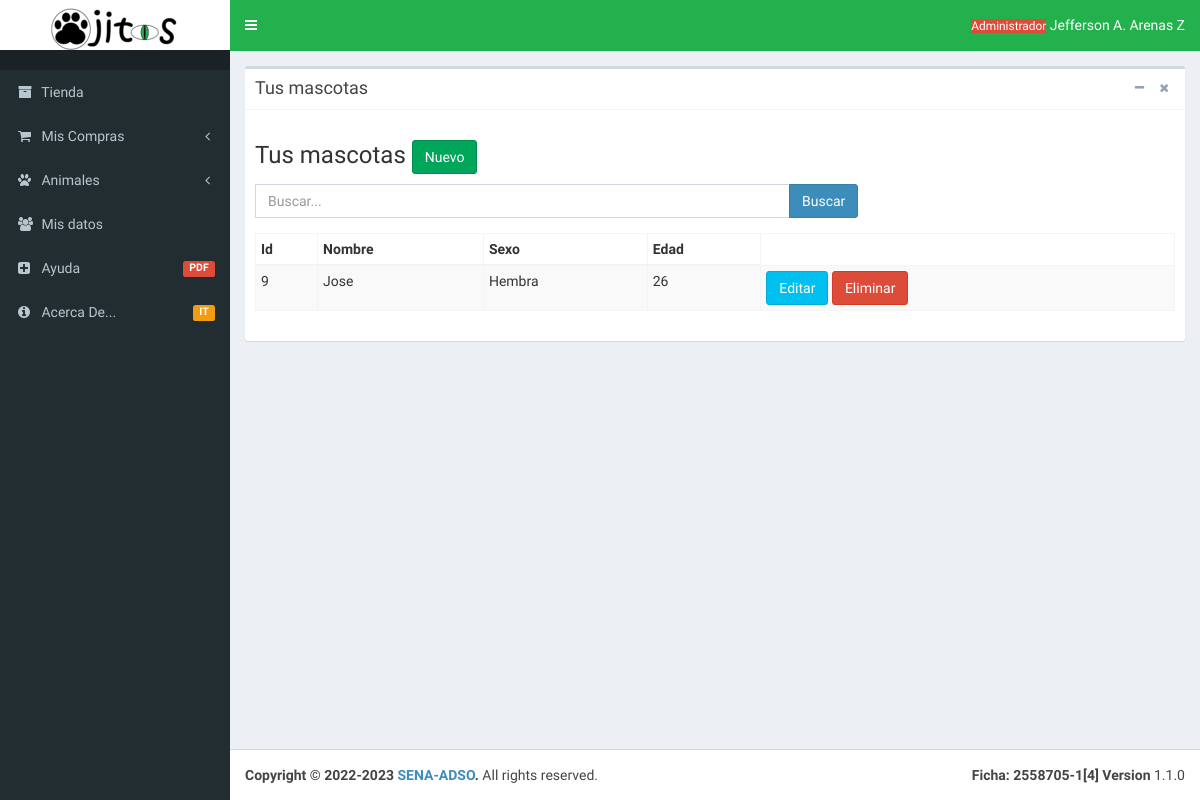
Page /Vista/html/Dashboard/Mascotas/mascotasClienteListado.php on the earlier database version.
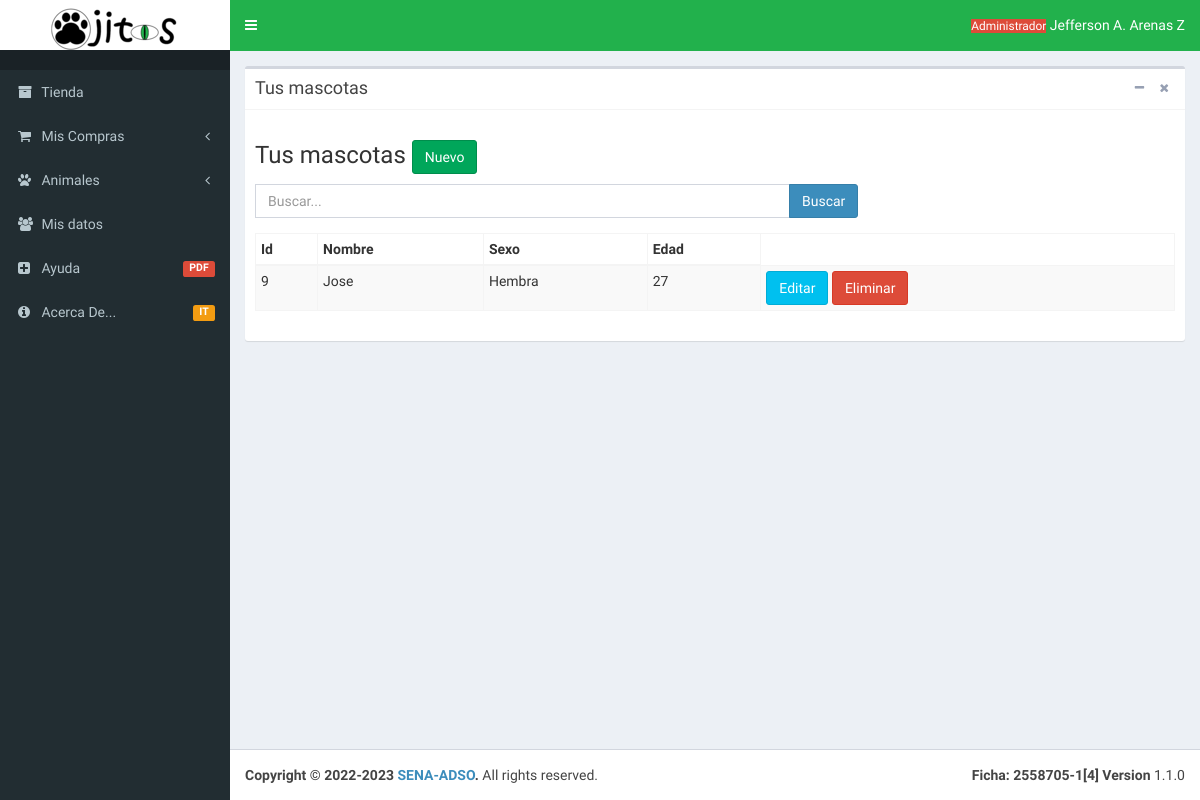
Same page on the later database version.
### tables this page shows
CREATE TABLE `mascota` (
  `idMascota` int(11) NOT NULL AUTO_INCREMENT,
  `nombreMascota` varchar(100) NOT NULL,
  `sexoMascota` enum('Macho','Hembra') NOT NULL,
  `edadMascota` int(11) NOT NULL,
  `cliente_idCliente` int(11) DEFAULT NULL,
  `Historia_idClinica` int(11) DEFAULT NULL,
  PRIMARY KEY (`idMascota`),
  UNIQUE KEY `Historiaclinicaid` (`Historia_idClinica`),
  KEY `clienteId` (`cliente_idCliente`),
  CONSTRAINT `Historiaclinicaid` FOREIGN KEY (`Historia_idClinica`) REFERENCES `historiaclinica` (`idHistoriaClin`) ON DELETE NO ACTION ON UPDATE NO ACTION,
  CONSTRAINT `clienteId` FOREIGN KEY (`cliente_idCliente`) REFERENCES `cliente` (`idCliente`) ON DELETE NO ACTION ON UPDATE NO ACTION
);

### Vista/html/Dashboard/Mascotas/mascotasClienteListado.php (the view, shortened to what the changed rows need)
<!DOCTYPE html>
<html>
<head>
  <link rel="stylesheet" href="../Layout/font-awesome-4.7.0/css/font-awesome.min.css">
  <link rel="stylesheet" href="../Layout/css/bootstrap.min.css">
  <link rel="stylesheet" href="../Layout/css/font-awesome.css">
  <link rel="stylesheet" href="../Layout/css/AdminLTE.min.css">
     <link rel="stylesheet" href="../Layout/css/_all-skins.min.css">
   </head>
   <body class="hold-transition skin-blue sidebar-mini">
    <div class="wrapper">
      <div class="content-wrapper">
        <section class="content">
          <div class="row">
            <div class="col-md-12">
              <div class="box">
                <div class="box-body">
                 <div class="row">
                  <div class="col-md-12">
                    <div class="row">
                      <div class="col-lg-12 col-md-12 col-sm-12 col-xs-12">
                        <div class="table-responsive">
                          <table class="table table-striped table-bordered table-condensed table-hover">
                            <thead>
                              <th>Id</th>
                              <th>Nombre</th>
                              <th>Sexo</th>
                              <th>Edad</th>
                            </thead>
                    <?php
                        $inc = include("Conexion.php");
                            if ($inc) {
                                if (isset($_POST["enviar"])) {
                                  $buscar = $_POST["textbox"];
                                  $Result = "SELECT * FROM mascota WHERE nombreMascota LIKE '%$buscar%'";
                                  $buscarResult= mysqli_query($conexion, $Result);
                                    while ($row = $buscarResult->fetch_array()) {
                                        $idMascota = $row["idMascota"];
                                        $nombreMascota = $row["nombreMascota"];
                                        $sexoMascota = $row["sexoMascota"];
                                        $edadMascota = $row["edadMascota"];
                                        ?>
                                        <tr>
                                            <td><?php echo $idMascota ?>  </td>
                                            <td><?php echo $nombreMascota ?></td>
                                            <td><?php echo $sexoMascota ?></td>
                                            <td><?php echo $edadMascota ?></td>
                                            <td>
                                                <a href="mascclientelistadoEditar.php?id=<?php echo $row ['idMascota'];?>"><button class="btn btn-info">Editar</button></a>
                                                <a href="mascclientelistadoEliminar.php?id=<?php echo $row ['idMascota'];?>"><button class="btn btn-danger">Eliminar</button></a>
                                            </td>
                                        </tr>
            <?php
                                }}else{
                                  $traer = "SELECT * FROM mascota";
                                  $resultado = mysqli_query($conexion, $traer);
                                 if ($resultado) {
                                    while ($row = $resultado->fetch_array()) {
                                      $idMascota = $row["idMascota"];
                                      $nombreMascota = $row["nombreMascota"];
                                      $sexoMascota = $row["sexoMascota"];
                                      $edadMascota = $row["edadMascota"];
                                      ?>
                                      <tr>
                                          <td><?php echo $idMascota ?>  </td>
                                          <td><?php echo $nombreMascota ?></td>
                                          <td><?php echo $sexoMascota ?></td>
                                          <td><?php echo $edadMascota ?></td>
                                            <td>
                                                <a href="mascclientelistadoEditar.php?id=<?php echo $row ['idMascota'];?>"><button class="btn btn-info">Editar</button></a>
                                                <a href="mascclientelistadoEliminar.php?id=<?php echo $row ['idMascota'];?>"><button class="btn btn-danger">Eliminar</button></a>
                                            </td>
                                        </tr>
            <?php
                                }}}
        ?>
                                  </table>
                                    <?php
                        }
                            ?>
                        </div>
                      </div>
                    </div>
                  </div>
                </div>
              </div>
            </div>
          </div>
        </div>
      </div>
    </div>
</body>
</html>

Differences in the rows shown:
changed mascota "Jose": edadMascota "26" → "27"
